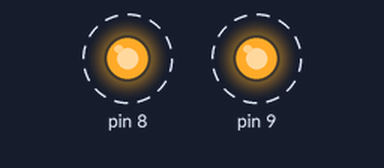
Recording of a sketch running on a simulated Arduino Uno, built with avr-gcc and run on an emulated ATmega328P. Shown: output pins drawn as LEDs (lit = HIGH). Dashed ring = blinking. What the sketch prints to the serial monitor is not drawn.

Above: at 0.09 s.
Timing chart, 0 to 3.0 s (numbered marks = the images above):
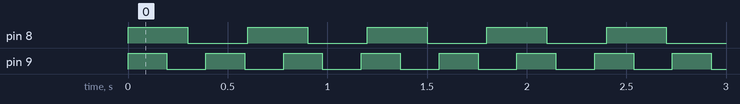

Measured:
- by itself, pin 8: alternates HIGH for 0.30 s and LOW for 0.30 s
- by itself, pin 9: alternates HIGH for 0.20 s and LOW for 0.20 s

The sketch:

Multitasking.ino
```cpp
// ===================== LIBRARY INCLUDE =====================
// Mengimport library Arduino_FreeRTOS untuk mendukung multitasking
#include <Arduino_FreeRTOS.h>

// ===================== DEKLARASI TASK =====================
// Forward declaration untuk ketiga task yang akan dijalankan
void TaskBlink1( void *pvParameters );  // Task untuk menggerakkan LED pada pin 9
void TaskBlink2( void *pvParameters );  // Task untuk menggerakkan LED pada pin 8
void Taskprint( void *pvParameters );   // Task untuk menampilkan counter

void setup() {
  // ===================== INISIALISASI SERIAL =====================
  // Aktifkan komunikasi serial untuk monitoring output task
  Serial.begin(9600); // Baud rate standar 9600

  // ===================== PEMBUATAN TASK 1 =====================
  // Membuat task pertama untuk mengedipkan LED di pin 9
  xTaskCreate(
    TaskBlink1,       // Nama function yang akan dijalankan
    "task1",          // Nama deskriptif task
    128,              // Ukuran stack (bytes)
    NULL,             // Parameter yang dikirim ke task
    1,                // Priority (1 = sama tinggi)
    NULL              // Handle task (tidak diperlukan)
  );

  // ===================== PEMBUATAN TASK 2 =====================
  // Membuat task kedua untuk mengedipkan LED di pin 8
  xTaskCreate(
    TaskBlink2,       // Nama function yang akan dijalankan
    "task2",          // Nama deskriptif task
    128,              // Ukuran stack (bytes)
    NULL,             // Parameter yang dikirim ke task
    1,                // Priority (1 = sama tinggi)
    NULL              // Handle task (tidak diperlukan)
  );

  // ===================== PEMBUATAN TASK 3 =====================
  // Membuat task ketiga untuk menampilkan counter ke serial
  xTaskCreate(
    Taskprint,        // Nama function yang akan dijalankan
    "task3",          // Nama deskriptif task
    128,              // Ukuran stack (bytes)
    NULL,             // Parameter yang dikirim ke task
    1,                // Priority (1 = sama tinggi)
    NULL              // Handle task (tidak diperlukan)
  );

  // ===================== MEMULAI SCHEDULER =====================
  // Mulai FreeRTOS scheduler untuk menjalankan semua task
  vTaskStartScheduler();
}

// ===================== LOOP KOSONG =====================
// Loop tidak digunakan karena semua proses ditangani oleh FreeRTOS scheduler
void loop() {
}

// ===================== TASK 1 - BLINK LED PIN 9 =====================
// Task untuk mengedipkan LED di pin 9 dengan interval 200ms (on/off)
void TaskBlink1(void *pvParameters) {
  // Set pin 9 sebagai output untuk LED
  pinMode(9, OUTPUT);

  // Loop tak terbatas untuk menjalankan task secara terus-menerus
  while(1) {
    // Tampilkan status task ke Serial Monitor
    Serial.println("Task1");

    // Nyalakan LED
    digitalWrite(9, HIGH);
    // Tahan selama 200ms (on time)
    vTaskDelay(200 / portTICK_PERIOD_MS);

    // Matikan LED
    digitalWrite(9, LOW);
    // Tahan selama 200ms (off time)
    vTaskDelay(200 / portTICK_PERIOD_MS);
  }
}

// ===================== TASK 2 - BLINK LED PIN 8 =====================
// Task untuk mengedipkan LED di pin 8 dengan interval 300ms (on/off)
void TaskBlink2(void *pvParameters) {
  // Set pin 8 sebagai output untuk LED
  pinMode(8, OUTPUT);

  // Loop tak terbatas untuk menjalankan task secara terus-menerus
  while(1) {
    // Tampilkan status task ke Serial Monitor
    Serial.println("Task2");

    // Nyalakan LED
    digitalWrite(8, HIGH);
    // Tahan selama 300ms (on time)
    vTaskDelay(300 / portTICK_PERIOD_MS);

    // Matikan LED
    digitalWrite(8, LOW);
    // Tahan selama 300ms (off time)
    vTaskDelay(300 / portTICK_PERIOD_MS);
  }
}

// ===================== TASK 3 - PRINT COUNTER =====================
// Task untuk menampilkan counter yang terus bertambah dengan interval 500ms
void Taskprint(void *pvParameters) {
  // Variabel untuk menyimpan nilai counter
  int counter = 0;

  // Loop tak terbatas untuk menjalankan task secara terus-menerus
  while(1) {
    // Increment counter setiap kali loop berjalan
    counter++;

    // Tampilkan nilai counter ke Serial Monitor
    Serial.println(counter);

    // Tahan selama 500ms sebelum increment counter berikutnya
    vTaskDelay(500 / portTICK_PERIOD_MS);
  }
}
```
